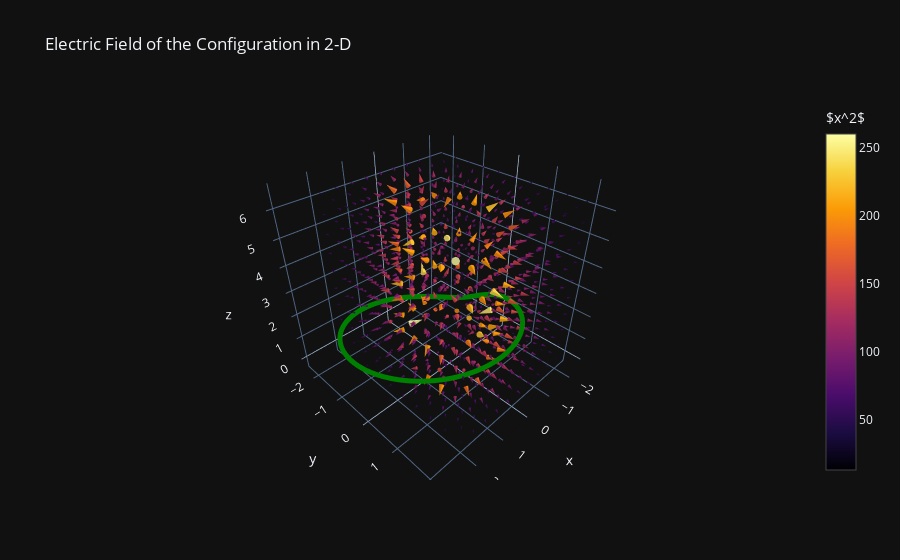

Notebook source saved alongside this figure:
### Code cell
data = go.Cone(x = xv.ravel(), y = yv.ravel(), z = zv.ravel(),
               u = Ex.ravel(), v = Ey.ravel(), w = Ez.ravel(),
               colorscale = 'Inferno', colorbar = dict(title = '$x^2$'),
               sizemode = 'scaled', sizeref = 0.5)

layout = go.Layout(title = 'Electric Field of the Configuration in 2-D', scene = dict(xaxis_title = r'x', yaxis_title = r'y', zaxis_title = r'z',
                   aspectratio = dict(x = 1, y = 1, z = 1), camera_eye = dict(x = 1.2, y = 1.2, z = 1.2)))

fig = go.Figure(data = data, layout = layout)
fig.layout.template = 'plotly_dark'
fig.add_scatter3d(x = Lx, y = Ly, z = Lz, mode = 'lines',
                  line = dict(color = 'green', width = 10))

fig.write_html('../Outputs/elec-field_2D.html')
fig.show()

### Figure 1 — Plotly figure (JSON) as saved in the notebook; plotly's stock layout.template omitted (floating-point values rounded to 4 significant figures; data arrays with more than 128 entries replaced by an {"elided": "..."} marker saying what was removed)
{"data": [{"colorbar": {"title": {"text": "$x^2$"}}, "colorscale": [[0, "#000004"], [0.1111, "#1b0c41"], [0.2222, "#4a0c6b"], [0.3333, "#781c6d"], [0.4444, "#a52c60"], [0.5556, "#cf4446"], [0.6667, "#ed6925"], [0.7778, "#fb9b06"], [0.8889, "#f7d13d"], [1, "#fcffa4"]], "sizemode": "scaled", "sizeref": 0.5, "type": "cone", "u": {"elided": "1000 float values"}, "v": {"elided": "1000 float values"}, "w": {"elided": "1000 float values"}, "x": {"elided": "1000 float values"}, "y": {"elided": "1000 float values"}, "z": {"elided": "1000 float values"}}, {"line": {"color": "green", "width": 10}, "mode": "lines", "type": "scatter3d", "x": {"elided": "1000 float values"}, "y": {"elided": "1000 float values"}, "z": {"elided": "1000 float values"}}], "layout": {"scene": {"aspectratio": {"x": 1, "y": 1, "z": 1}, "camera": {"eye": {"x": 1.2, "y": 1.2, "z": 1.2}}, "xaxis": {"title": {"text": "x"}}, "yaxis": {"title": {"text": "y"}}, "zaxis": {"title": {"text": "z"}}}, "title": {"text": "Electric Field of the Configuration in 2-D"}}}
